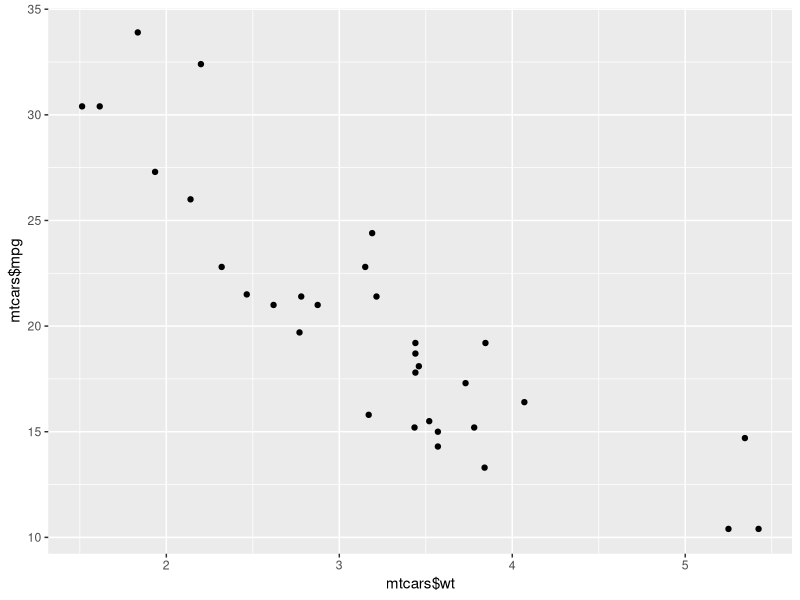

The R source for this figure:
## ---- chunk 1
library(tidyverse)
ggplot(mtcars)+aes(x = mtcars$wt,y = mtcars$mpg)+geom_point()
